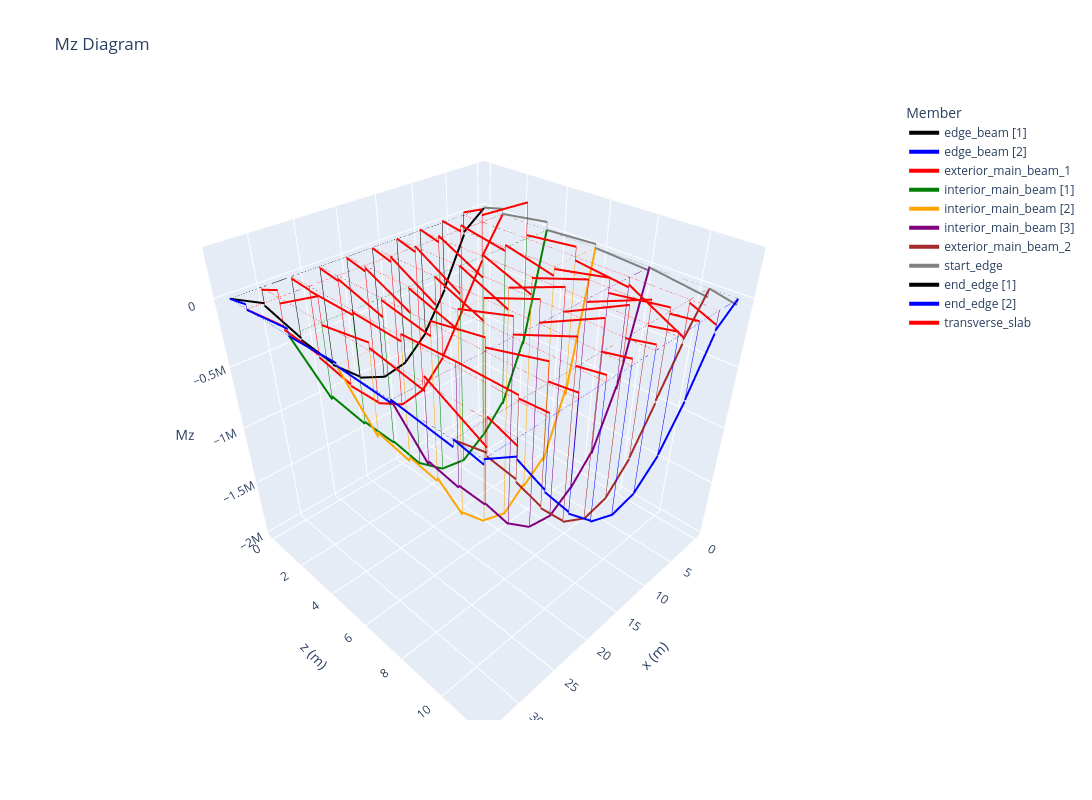

The notebook cell saved with this chart:
### Markdown cell above
### Plotting Results

Use `backend="plotly"` to see load effects on all main beams in an interactive 3D view.

### Code cell
og.plot_bmd(model, results, loadcase="M1600 L1", backend="plotly", figsize=(14, 8));
